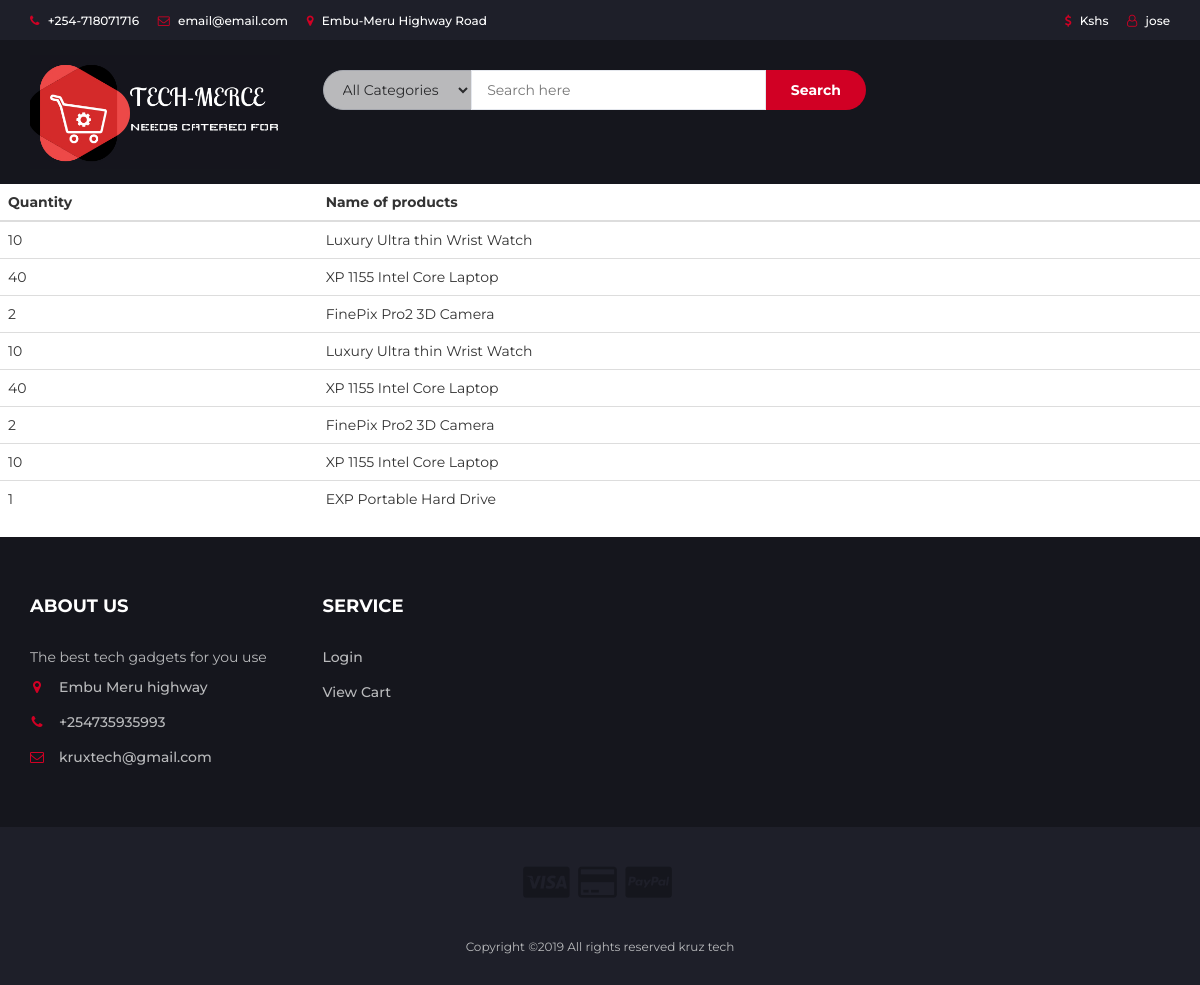
The page /view_one_order.php?order=QW123 (signed in) on the database its author committed.
### tables this page shows
CREATE TABLE `orders` (
  `id` int(11) NOT NULL,
  `order_id` varchar(50) NOT NULL,
  `quantity` varchar(50) NOT NULL,
  `name` varchar(100) NOT NULL
);

### view_one_order.php (the view, shortened to what this page needs)
<?php
include_once 'includes/header2.php';
?>
<div class="">
<div class="table-responsive-sm ">
  <table class="table table-hover">
  <thead class="thead-dark">
    <tr>
      <th scope="col">Quantity</th>
      <th scope="col">Name of products</th>
    </tr>
  </thead>
  <tbody>
   <?php
      if (isset($_GET['order'])) {
  $order_id=$_GET['order'];
  $sql="SELECT `id`, `order_id`, `quantity`, `name` FROM `orders` where `order_id`='$order_id' ";
    $result=$conn->query($sql);
        while ($row=$result->fetch()) {
          ?>
       <tr>
      <td><?php echo $row["quantity"]; ?></td>
      <td><?php echo $row["name"]; ?></td>
      </tr>
      <?php
  }
    }
  ?>
  </tbody>
</table>
</div>
</div>
<?php
include_once 'includes/footer2.php';
?>

### css/style.css (style rules this page uses)
body { font-family: 'Montserrat', sans-serif; font-weight: 400; color: #333; }

### rows shown on the page
orders: quantity "10", name "Luxury Ultra thin Wrist Watch"
orders: quantity "40", name "XP 1155 Intel Core Laptop"
orders: quantity "2", name "FinePix Pro2 3D Camera"
orders: quantity "10", name "Luxury Ultra thin Wrist Watch"
orders: quantity "40", name "XP 1155 Intel Core Laptop"
orders: quantity "2", name "FinePix Pro2 3D Camera"
orders: quantity "10", name "XP 1155 Intel Core Laptop"
orders: quantity "1", name "EXP Portable Hard Drive"

### other values the page prints
$_SESSION["username"] "jose"
